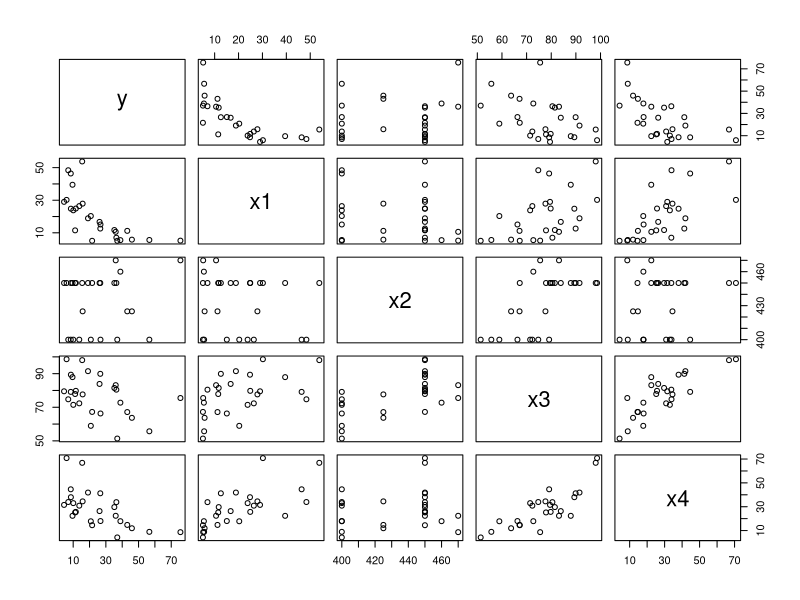
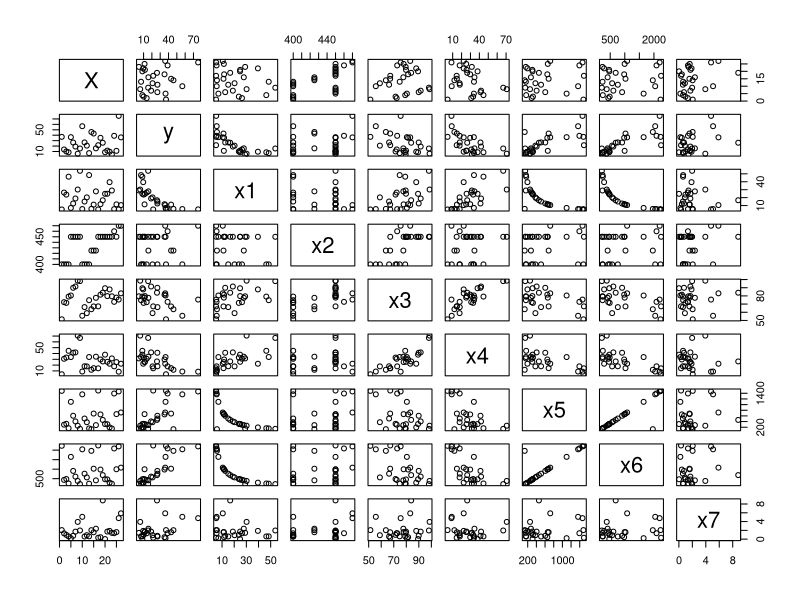

Write the R code that produced these figures, in order.
setwd("~/R-try-hard")
df = read.csv("dataset3.csv", header=TRUE)
df
sm <- df[, c("y", "x1", "x2", "x3", "x4")]
sm
attach(sm)

m1 <- lm(y~x1)
summary(m1)

m2 <- lm(y~x2)
summary(m2)

m3 <- lm(y~x3)
summary(m3)

m4 <- lm(y~x4)
summary(m4)

m5 <- lm(y~x1+x2)
summary(m5)

m6 <- lm(y~x1+x3)
summary(m6)

m7 <- lm(y~x1+x4)
summary(m7)

m8 <- lm(y~x2+x3)
summary(m8)

m9 <- lm(y~x2+x4)
summary(m9)

m10 <- lm(y~x3+x4)
summary(m10)

m11 <- lm(y~x1+x2+x3)
summary(m11)

m12 <- lm(y~x1+x2+x4)
summary(m12)

m13 <- lm(y~x1+x3+x4)
summary(m13)

m14 <- lm(y~x2+x3+x4)
summary(m14)

m15 <- lm(y~x1+x2+x3+x4)
summary(m15)

pairs(sm)

# RSS: Residual Sum of Squares
# AIC = log(RSS/n)+2k/n --> AIC min == Optimize. n: n.o sample k: n.o variable
attach(df)

model <- lm(y~x1+x2+x3+x4+x5+x6+x7, data=df)
summary(model)

model2 <- lm(y~x6)
summary(model2)

pairs(df)

# Find best model
model <- lm(y~., data=df)
step(model, direction = "both") # y~x6+x7

best_model <- lm(y~x6+x7)
summary(best_model)

# Find a large dataset(>= 10 columns and >= 1000 rows) and find the most optimize model
# Polynomial